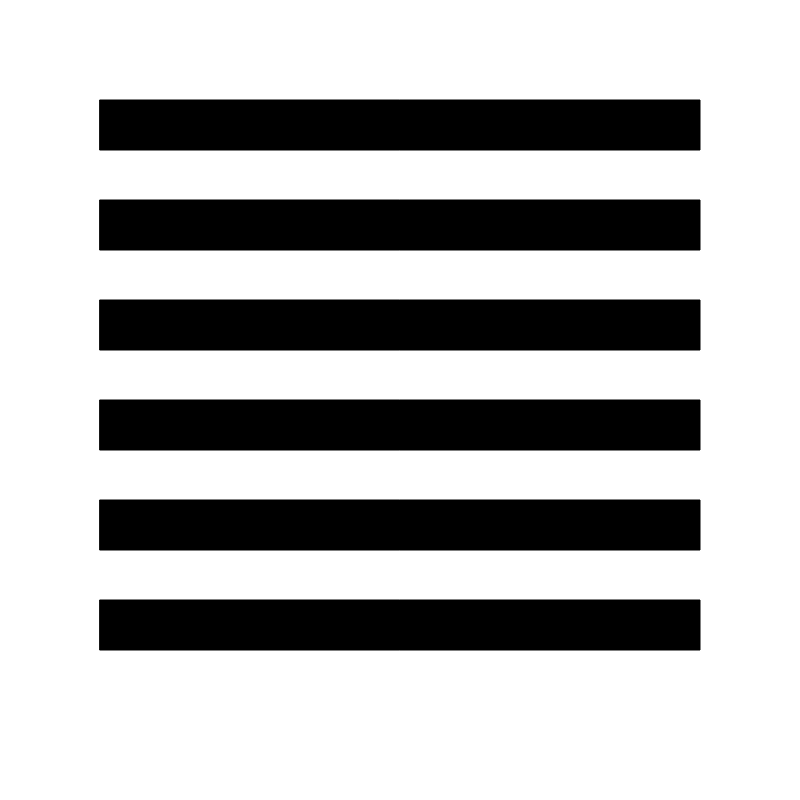
Frame 1 (no input)
Frame 60 (no input): identical to frame 1, image omitted
Frame 120 (the mouse pressed at the canvas centre since frame 60): identical to frame 1, image omitted

The p5.js sketch that drew this single still picture (run headless with seeded random() and noise() and a simulated clock; from frame 60 on, the mouse is pressed at the canvas centre):

// p5.js sketch
// ── sketch.js
function setup() {
  createCanvas(800, 800);

  var y = 100;
  var deltaY = 100

  fill(0,0,0);
  rect(100, y, 600, 50);
  y = y + deltaY;
  rect(100, y, 600, 50);
  y = y + deltaY;
  rect(100, y, 600, 50);
  y = y + deltaY;
  rect(100, y, 600, 50);
  y = y + deltaY;
  rect(100, y, 600, 50);
  y = y + deltaY;
  rect(100, y, 600, 50);

}

function draw() {
  
}
